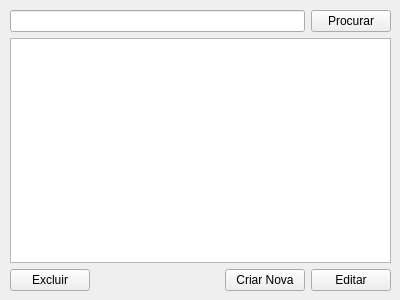
<?xml version="1.0" encoding="UTF-8"?>
<ui version="4.0">
 <class>MenuCarga</class>
 <widget class="QWidget" name="MenuCarga">
  <property name="geometry">
   <rect>
    <x>0</x>
    <y>0</y>
    <width>400</width>
    <height>300</height>
   </rect>
  </property>
  <property name="windowTitle">
   <string>Cargas</string>
  </property>
  <widget class="QWidget" name="verticalLayoutWidget">
   <property name="geometry">
    <rect>
     <x>10</x>
     <y>10</y>
     <width>381</width>
     <height>281</height>
    </rect>
   </property>
   <layout class="QVBoxLayout" name="verticalLayout">
    <item>
     <layout class="QHBoxLayout" name="horizontalLayout_2">
      <item>
       <widget class="QLineEdit" name="procuraCarga"/>
      </item>
      <item>
       <widget class="QPushButton" name="procurarBotao">
        <property name="text">
         <string>Procurar</string>
        </property>
       </widget>
      </item>
     </layout>
    </item>
    <item>
     <widget class="QListWidget" name="cargaLista"/>
    </item>
    <item>
     <layout class="QHBoxLayout" name="horizontalLayout">
      <item>
       <widget class="QPushButton" name="ExcluirCarga">
        <property name="text">
         <string>Excluir</string>
        </property>
       </widget>
      </item>
      <item>
       <spacer name="horizontalSpacer">
        <property name="orientation">
         <enum>Qt::Horizontal</enum>
        </property>
        <property name="sizeHint" stdset="0">
         <size>
          <width>40</width>
          <height>20</height>
         </size>
        </property>
       </spacer>
      </item>
      <item>
       <widget class="QPushButton" name="NovaCarga">
        <property name="text">
         <string>Criar Nova</string>
        </property>
       </widget>
      </item>
      <item>
       <widget class="QPushButton" name="EditarCarga">
        <property name="text">
         <string>Editar</string>
        </property>
       </widget>
      </item>
     </layout>
    </item>
   </layout>
  </widget>
 </widget>
 <resources/>
 <connections/>
</ui>
